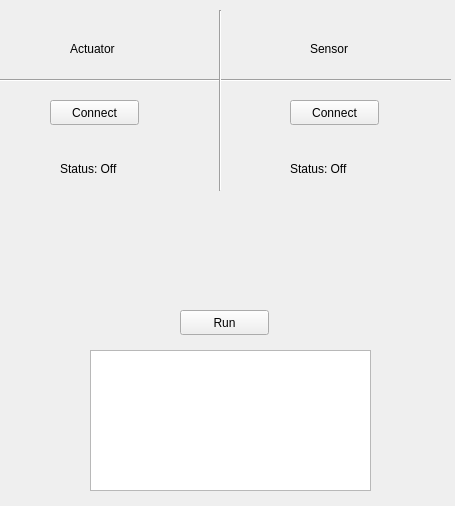
<?xml version="1.0" encoding="UTF-8"?>
<ui version="4.0">
 <class>Form</class>
 <widget class="QWidget" name="Form">
  <property name="geometry">
   <rect>
    <x>0</x>
    <y>0</y>
    <width>455</width>
    <height>506</height>
   </rect>
  </property>
  <property name="windowTitle">
   <string>Form</string>
  </property>
  <widget class="QPushButton" name="pushButton">
   <property name="geometry">
    <rect>
     <x>50</x>
     <y>100</y>
     <width>89</width>
     <height>25</height>
    </rect>
   </property>
   <property name="text">
    <string>Connect</string>
   </property>
  </widget>
  <widget class="QPushButton" name="pushButton_2">
   <property name="geometry">
    <rect>
     <x>290</x>
     <y>100</y>
     <width>89</width>
     <height>25</height>
    </rect>
   </property>
   <property name="text">
    <string>Connect</string>
   </property>
  </widget>
  <widget class="QLabel" name="label">
   <property name="geometry">
    <rect>
     <x>60</x>
     <y>160</y>
     <width>81</width>
     <height>17</height>
    </rect>
   </property>
   <property name="text">
    <string>Status: Off </string>
   </property>
  </widget>
  <widget class="QLabel" name="label_2">
   <property name="geometry">
    <rect>
     <x>290</x>
     <y>160</y>
     <width>81</width>
     <height>17</height>
    </rect>
   </property>
   <property name="text">
    <string>Status: Off </string>
   </property>
  </widget>
  <widget class="QLabel" name="label_3">
   <property name="geometry">
    <rect>
     <x>70</x>
     <y>40</y>
     <width>67</width>
     <height>17</height>
    </rect>
   </property>
   <property name="text">
    <string>Actuator</string>
   </property>
  </widget>
  <widget class="QLabel" name="label_4">
   <property name="geometry">
    <rect>
     <x>310</x>
     <y>40</y>
     <width>67</width>
     <height>17</height>
    </rect>
   </property>
   <property name="text">
    <string>Sensor</string>
   </property>
  </widget>
  <widget class="Line" name="line">
   <property name="geometry">
    <rect>
     <x>0</x>
     <y>70</y>
     <width>451</width>
     <height>20</height>
    </rect>
   </property>
   <property name="orientation">
    <enum>Qt::Horizontal</enum>
   </property>
  </widget>
  <widget class="Line" name="line_2">
   <property name="geometry">
    <rect>
     <x>210</x>
     <y>10</y>
     <width>20</width>
     <height>181</height>
    </rect>
   </property>
   <property name="orientation">
    <enum>Qt::Vertical</enum>
   </property>
  </widget>
  <widget class="QPlainTextEdit" name="plainTextEdit">
   <property name="geometry">
    <rect>
     <x>90</x>
     <y>350</y>
     <width>281</width>
     <height>141</height>
    </rect>
   </property>
  </widget>
  <widget class="QPushButton" name="pushButton_3">
   <property name="geometry">
    <rect>
     <x>180</x>
     <y>310</y>
     <width>89</width>
     <height>25</height>
    </rect>
   </property>
   <property name="text">
    <string>Run</string>
   </property>
  </widget>
 </widget>
 <resources/>
 <connections/>
</ui>
